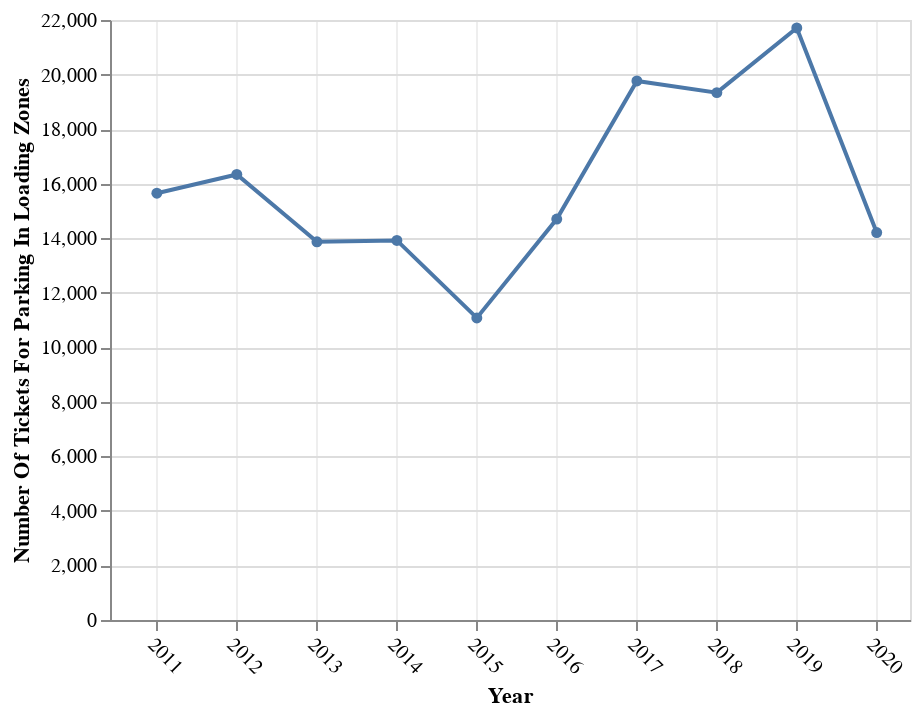

Here is the notebook cell this chart was saved with:
### Code cell
alt.Chart(dfl).mark_line(
     point=alt.OverlayMarkDef()
).encode(
    x=alt.X('date:T', title="Year", axis=alt.Axis(
        labelAngle=45,
        gridOpacity=0.5
    ), scale=alt.Scale(domain=["2010-06-01", "2020-06-01"])),
    y=alt.Y('count', title="Number Of Tickets For Parking In Loading Zones")
)

### Figure 1 — Vega-Lite specification as saved in the notebook (floating-point values rounded to 4 significant figures)
{"config": {"view": {"continuousWidth": 400, "continuousHeight": 300}}, "data": {"name": "data-9f72ac02802e33e3a38f13e8436c31dd"}, "mark": {"type": "line", "point": {}}, "encoding": {"x": {"axis": {"gridOpacity": 0.5, "labelAngle": 45}, "field": "date", "scale": {"domain": ["2010-06-01", "2020-06-01"]}, "title": "Year", "type": "temporal"}, "y": {"field": "count", "title": "Number Of Tickets For Parking In Loading Zones", "type": "quantitative"}}, "$schema": "https://vega.github.io/schema/vega-lite/v4.17.0.json", "datasets": {"data-9f72ac02802e33e3a38f13e8436c31dd": [{"year": 2011, "count": 15650, "date": "2011-01-01"}, {"year": 2012, "count": 16337, "date": "2012-01-01"}, {"year": 2013, "count": 13869, "date": "2013-01-01"}, {"year": 2014, "count": 13918, "date": "2014-01-01"}, {"year": 2015, "count": 11077, "date": "2015-01-01"}, {"year": 2016, "count": 14701, "date": "2016-01-01"}, {"year": 2017, "count": 19764, "date": "2017-01-01"}, {"year": 2018, "count": 19337, "date": "2018-01-01"}, {"year": 2019, "count": 21709, "date": "2019-01-01"}, {"year": 2020, "count": 14207, "date": "2020-01-01"}]}}
